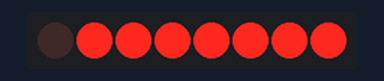
The sketch below on a simulated Arduino Uno, built with avr-gcc and run on an emulated ATmega328P. On the bench: 8 shift-register outputs drawn as a row of LEDs (first output left, lit = HIGH). Wiring (inferred from the names in the program): shift register (74HC595): data pin 2; shift clock pin 4; latch pin 3. Wiring (inferred from the signals the program sends): row of LEDs: on Q0, Q1, Q2, Q3, Q4, Q5, Q6, Q7.

Above: at 0.1 s.
At 1.1 s:
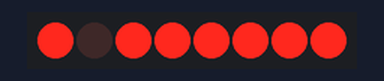
At 2.1 s:
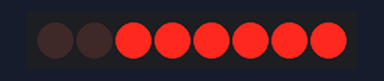
Timing chart, 0 to 3.6 s (numbered marks = the images above):
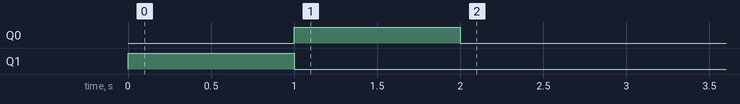

The sketch:

ex_22.ino
```cpp
#define DATA 2
#define CLOCK 4
#define LATCH 3

void setup(){
  configuraPinos();
  desligaLeds();

  desligaLeds();
  exibeDoisBits(0x6A);
  delay(1000);
  desligaLeds();
  exibeDoisBits(0x95);
  delay(1000);
  desligaLeds();
  exibeDoisBits(0xEA);
  delay(1000);

}

void loop(){

}

// *--------* FUNÇÕES *--------* //

void exibeDoisBits(int valor){  // led1 = bit7; led0 = bit6;
  int bit7 = (valor & 128) >> 1;  // seleciona o valor mais significativo de 8 bits usando o operador AND
  int bit6 = (valor & 64) << 1;   // seleciona o valor mais significativo de 8 bits usando o operador AND

  int leds = bit7 | bit6;  // faz a junção dos valores usando o operador OR (|)

  shiftOut(DATA, CLOCK, LSBFIRST, leds);
  enviaPulso(LATCH);

}

void configuraPinos(){
  pinMode(DATA, OUTPUT);
  pinMode(CLOCK, OUTPUT);
  pinMode(LATCH, OUTPUT);

  digitalWrite(CLOCK, 0);
  digitalWrite(LATCH, 0);
}

void desligaLeds(){
  shiftOut(DATA, CLOCK, MSBFIRST, B00000000);
  enviaPulso(LATCH);
}

void enviaPulso(int pino){
  digitalWrite(pino, 1);
  digitalWrite(pino, 0);
}
```
